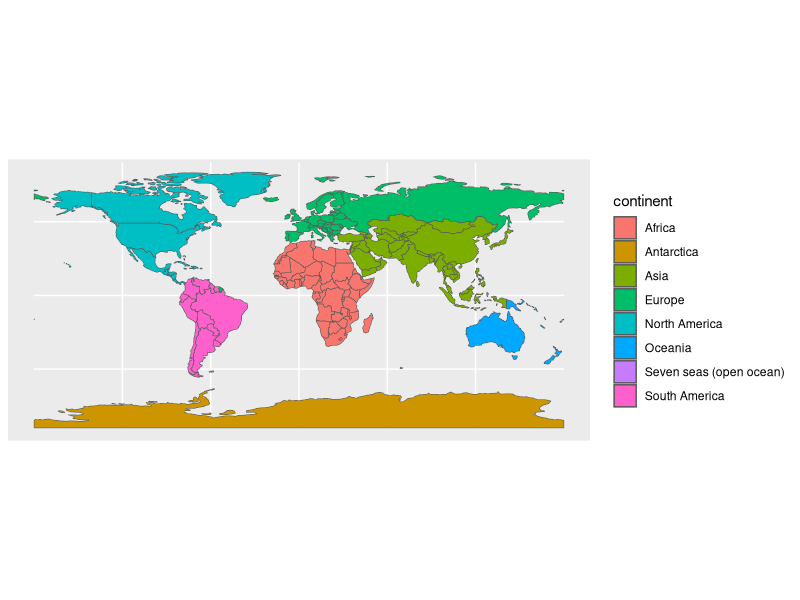
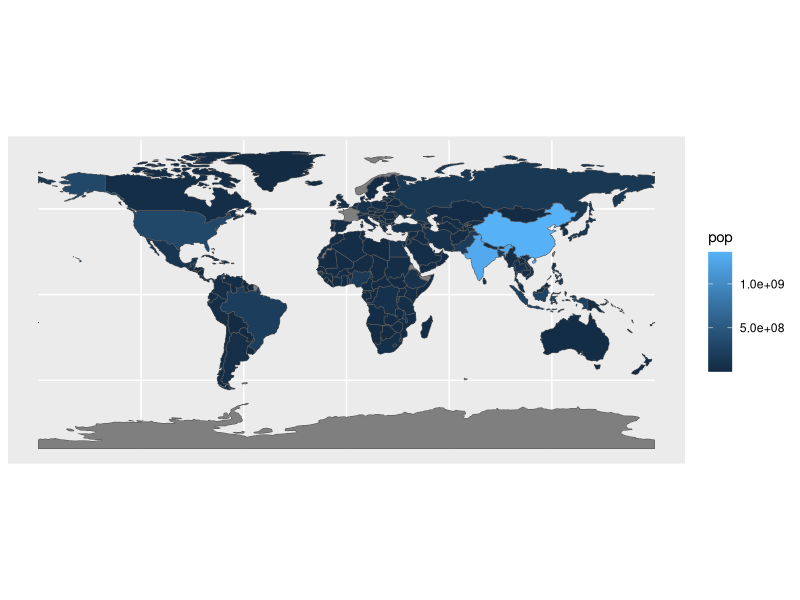
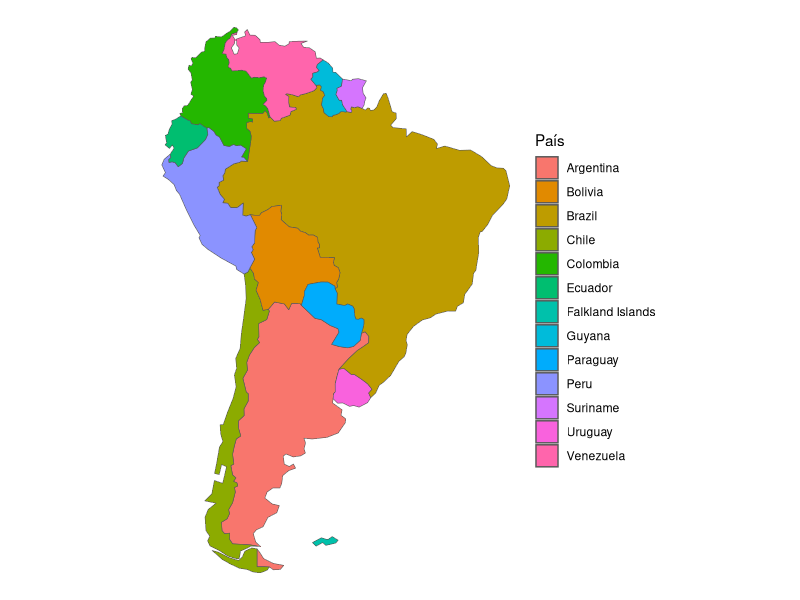

Source code (R) for these figures, in order:
## ---- chunk 1
knitr::opts_chunk$set(echo = TRUE, message=FALSE,
                      fig.align = 'center', fig.width = 10, fig.height = 5)
knitr::opts_knit$set(root.dir = "/home/rstudio/")
## ---- chunk 2
library(sf)
library(spData)
library(tidyverse)
## ---- chunk 3
data(world)
## ---- chunk 4
world %>% 
  head(n = 10)
## ---- chunk 5
ggplot(world) +
  geom_sf(aes(fill = continent))
## ---- chunk 6
ggplot(world) +
  geom_sf(aes(fill = pop))
## ---- chunk 7
asul <- world %>%  
  filter(continent == 'South America')

asul
## ---- chunk 8
ggplot(asul) +
  geom_sf(aes(fill = name_long)) +
  labs(fill = 'País') +
  theme_void()
